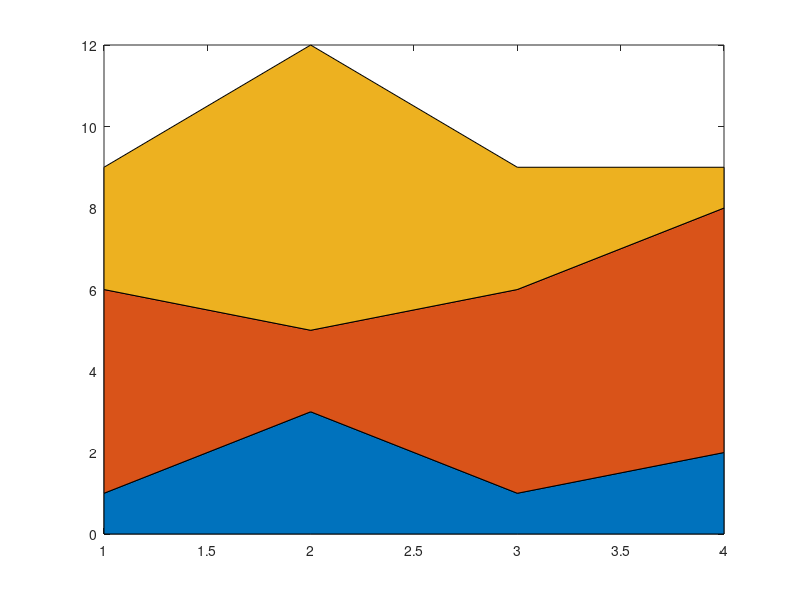

Here is the MATLAB script that generated this plot: (Note: this script raises an error after producing the figure.)

y = [1, 5, 3;
     3, 2, 7;
     1, 5, 3;
     2, 6, 1];
 
fig = figure; 
area(y)

% PLOTLY 
p = plotlyfigure(gcf);
plotly(p,false);
plotly_url = p.Response.url; 
